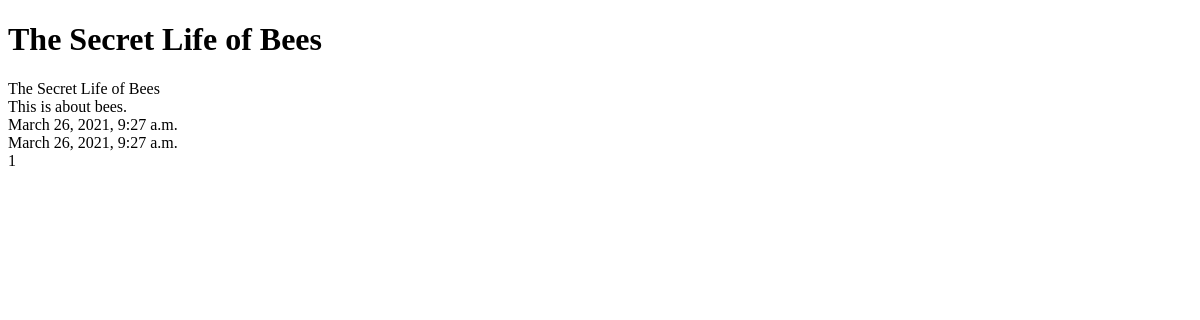
Page /posts/1/ on the earlier database version.
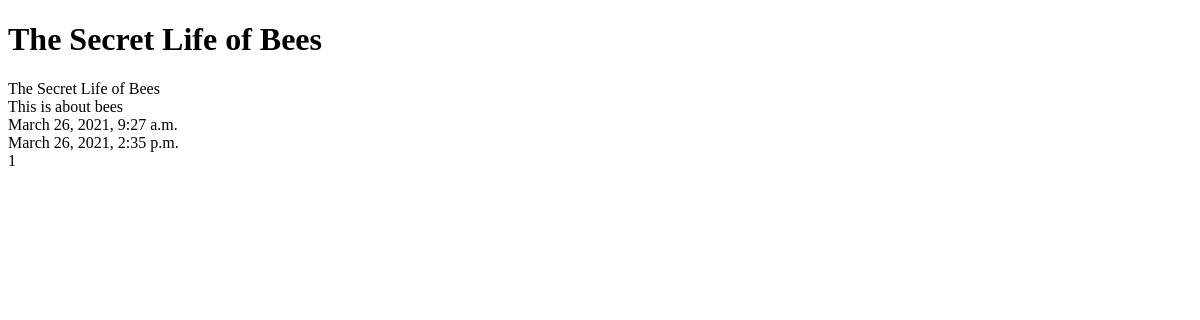
Same page on the later database version.
### posts/models.py (models this page shows, shortened)
class Post(models.Model):
    title = models.CharField(max_length=150)
    content = models.TextField()
    updated = models.DateTimeField(auto_now=True, auto_now_add=False)
    timestamp = models.DateTimeField(auto_now=False, auto_now_add=True)

### posts/views.py (the view)
# urls.py: url(r'^(?P<id>\d+)/$',post_detail,name='detail'),
def post_detail(request,id):
    instance = get_object_or_404(Post, id=id)
    context = {
            "title":instance.title,
            "instance":instance
        }
    return render(request,"post_detail.html",context)

### posts/templates/post_detail.html (shortened to what this page needs)
<!DOCTYPE html>
<html lang="en">
<head>
</head>
<body>
    <h1>{{title}}</h1>
    <p>
        {{ instance.title }}<br/>
        {{ instance.content }}<br/>
        {{ instance.timestamp }}<br/>
        {{ instance.updated }}<br/>
        {{ instance.id }}<br/>
    </p>
</body>
</html>

Differences in the rows shown:
changed Post "The Secret Life of Bees": content "This is about bees." → "This is about bees"; updated "March 26, 2021, 9:27 a.m." → "March 26, 2021, 2:35 p.m."
